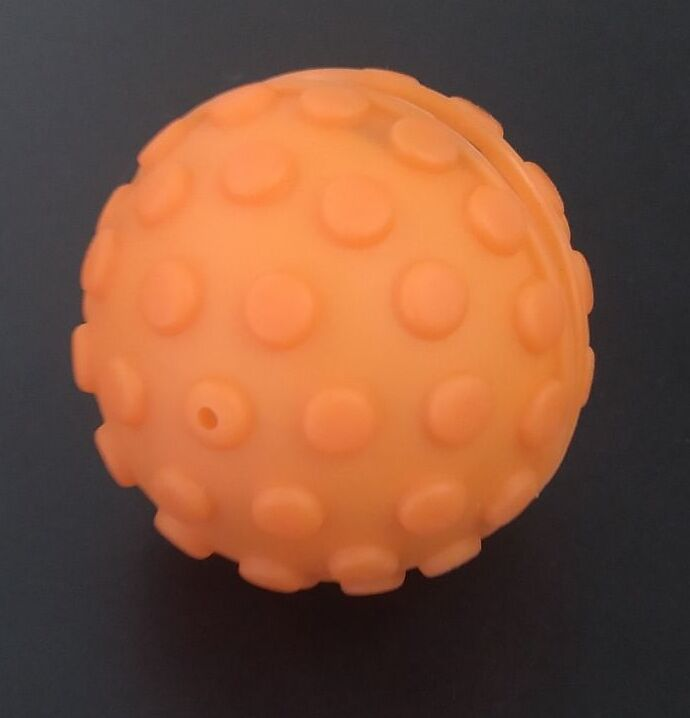
#> input picture circle_detection/laranja.jpg, 690 x 718 px
$ python teste2.py
#> lines starting #> are read from the running program, lines starting #| are printed output that depends on the picture; after the words box and inside, x2 and y2 are one past the last pixel; in counts of white or black regions, pixels touching at a corner belong together
import numpy as np
import cv2 as cv

img = cv.imread("laranja.jpg")
#> img is the input picture: shape (718, 690, 3); mean B, G, R 58, 81.5, 126.1
hsv = cv.cvtColor(img, cv.COLOR_BGR2HSV)
#> hsv: shape (718, 690, 3); mean H, S, V 74, 95.9, 127.1
#mask = cv.inRange(hsv,(10, 100, 20), (25, 255, 255) )
mask = cv.inRange(hsv,(5, 100, 20), (25, 255, 255) )
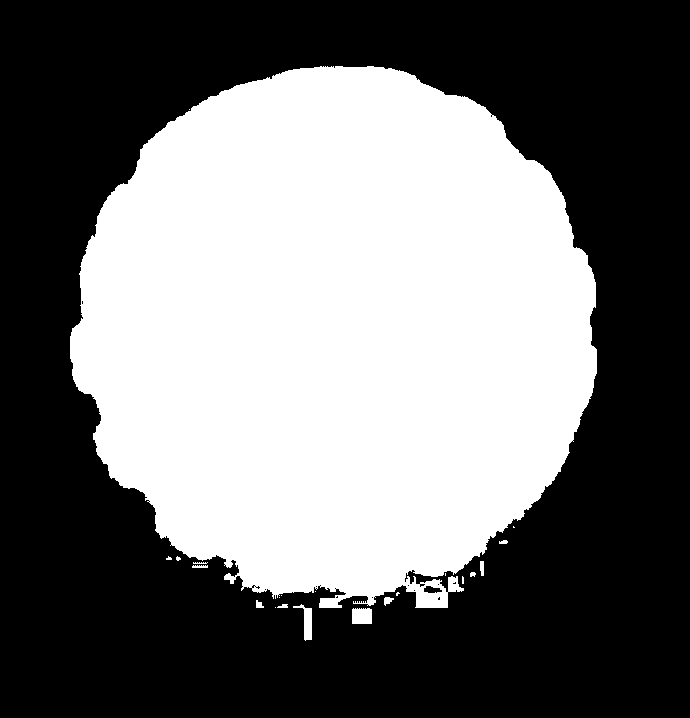
#> mask: shape (718, 690); 44.3% white; 22 white regions (11 under 20 px), largest, box (x1, y1, x2, y2) and area: (70, 66, 597, 608) 218453, (352, 608, 372, 624) 310, (293, 604, 312, 641) 286
cv.imshow("orange", mask)
masked = cv.bitwise_and(img, img, mask=mask)
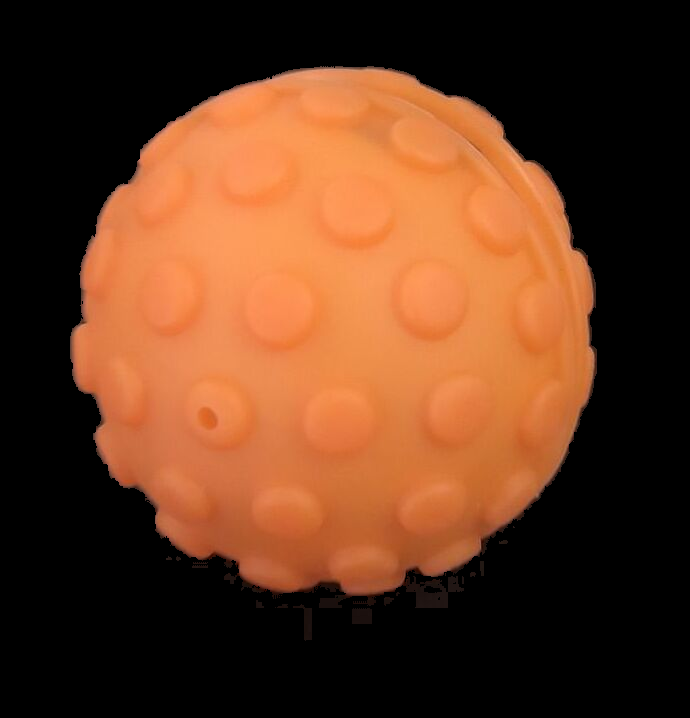
#> masked: shape (718, 690, 3); mean B, G, R 30.8, 55.8, 98.3
# [5 lines of commented-out code are left out]
gray = cv.cvtColor(masked, cv.COLOR_BGR2GRAY)
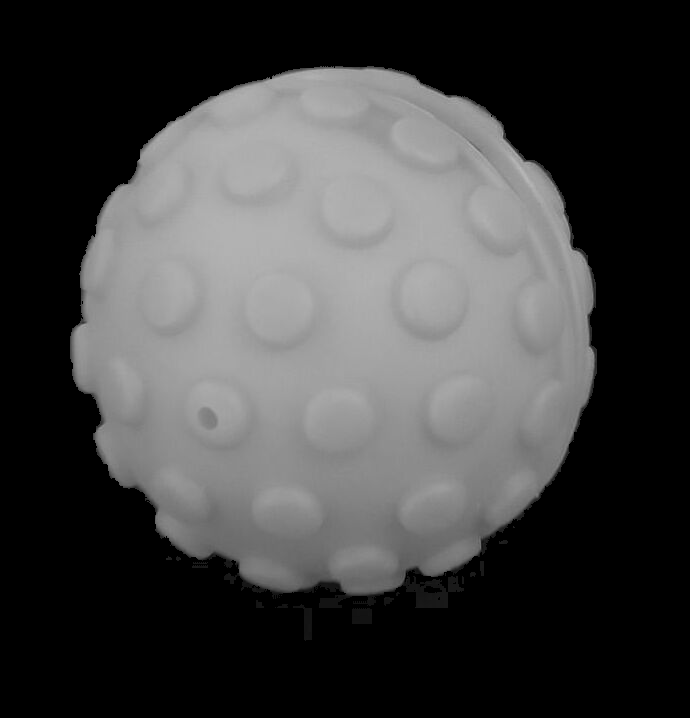
#> gray: shape (718, 690); min 0, max 185, mean 65.6
gray = cv.medianBlur(gray, 5)
circles = cv.HoughCircles(gray, cv.HOUGH_GRADIENT, 1, 20,
                          param1=100, param2=70, minRadius=80, maxRadius=100)
#> circles = None
#> (the run stopped early here; a loop or call above may not have finished)

$ run again, with circle_detection/image.jpg copied over circle_detection/laranja.jpg
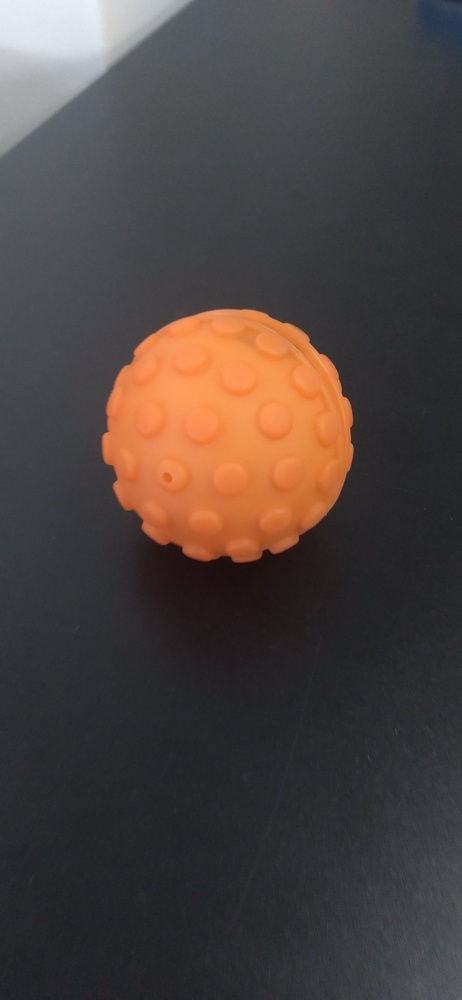
#> input picture circle_detection/image.jpg, 462 x 1000 px, shrunk from 960 x 2080 before the run
#> img is the input picture: shape (1000, 462, 3); mean B, G, R 63.8, 66.3, 76.2
#> hsv: shape (1000, 462, 3); mean H, S, V 103.6, 43.7, 81
#> `mask = cv.inRange(hsv,(5, 100, 20), (25, 255, 255) )`:
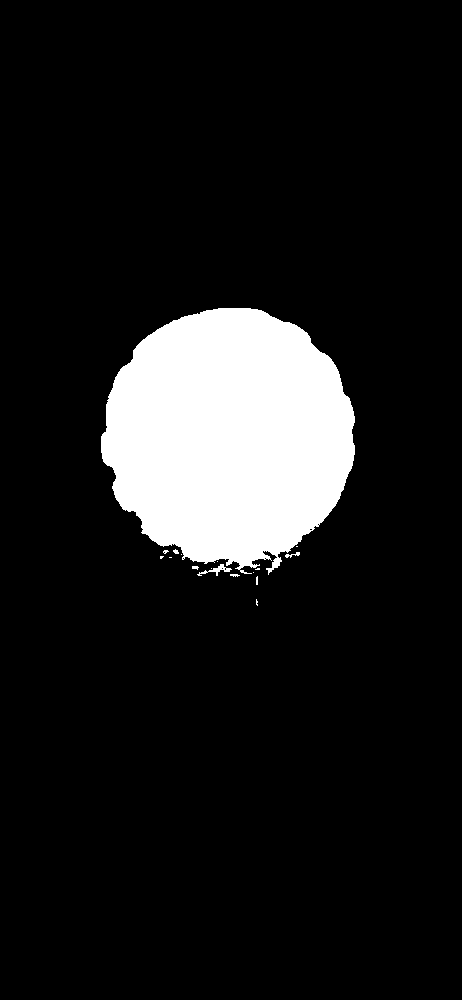
#> mask: shape (1000, 462); 11% white; 17 white regions (11 under 20 px), largest, box (x1, y1, x2, y2) and area: (101, 308, 355, 575) 50717, (197, 564, 232, 576) 125, (285, 552, 300, 558) 39, (230, 574, 240, 577) 21, (173, 549, 179, 554) 20, (192, 566, 199, 570) 20
#> `gray = cv.cvtColor(masked, cv.COLOR_BGR2GRAY)`:
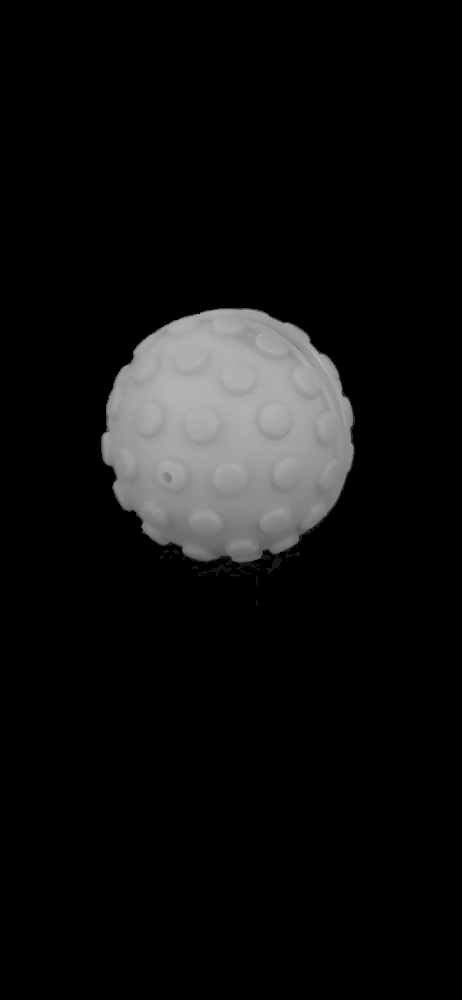
#> gray: shape (1000, 462); min 0, max 181, mean 16.3
#> circles = None
